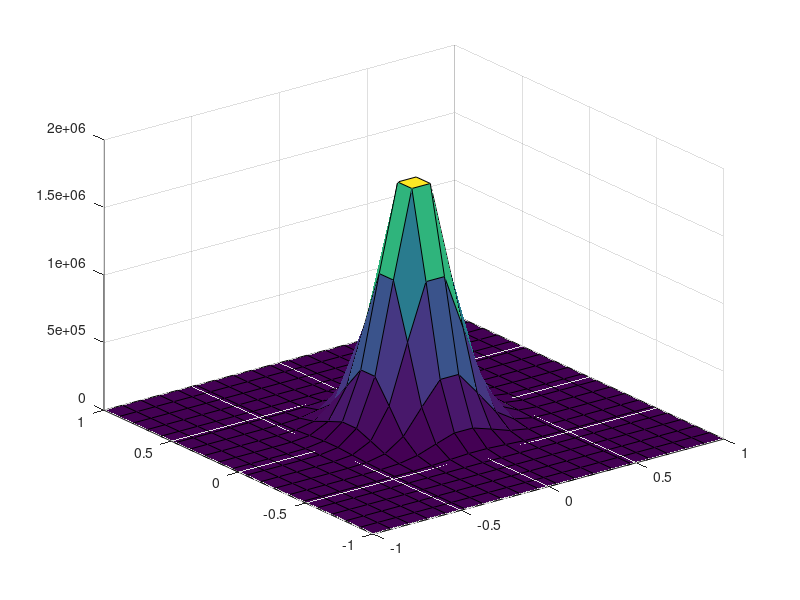

Recreate this plot in MATLAB. (Note: this script raises an error after producing the figure.)
clc, clear
dataSize = 20;
x1 = linspace(-1,1,dataSize);
x2 = linspace(-1,1,dataSize);

mu = [0,0];
Sigma = [.025,.025];

[X1,X2] = meshgrid(x1,x2);
F = mvnpdf([X1(:) X2(:)],mu,Sigma);
F = 314159.153*reshape(F,length(x2),length(x1));
surf(x1,x2,F);

genData = zeros(dataSize*dataSize, 3);
row = 1;
for i=1:dataSize
    for j=1:dataSize
        genData(row,1) = X1(i,j);
        genData(row,2) = X2(i,j);
        genData(row,3) = F(i,j);
        row = row + 1;
    end
end

columns = {'x1','x2','x3'};
x1 = genData(:,1);
x2 = genData(:,2);
x3 = genData(:,3);
Data = table(x1, x2, x3, 'VariableNames', columns);
writetable(Data, "data.csv");
